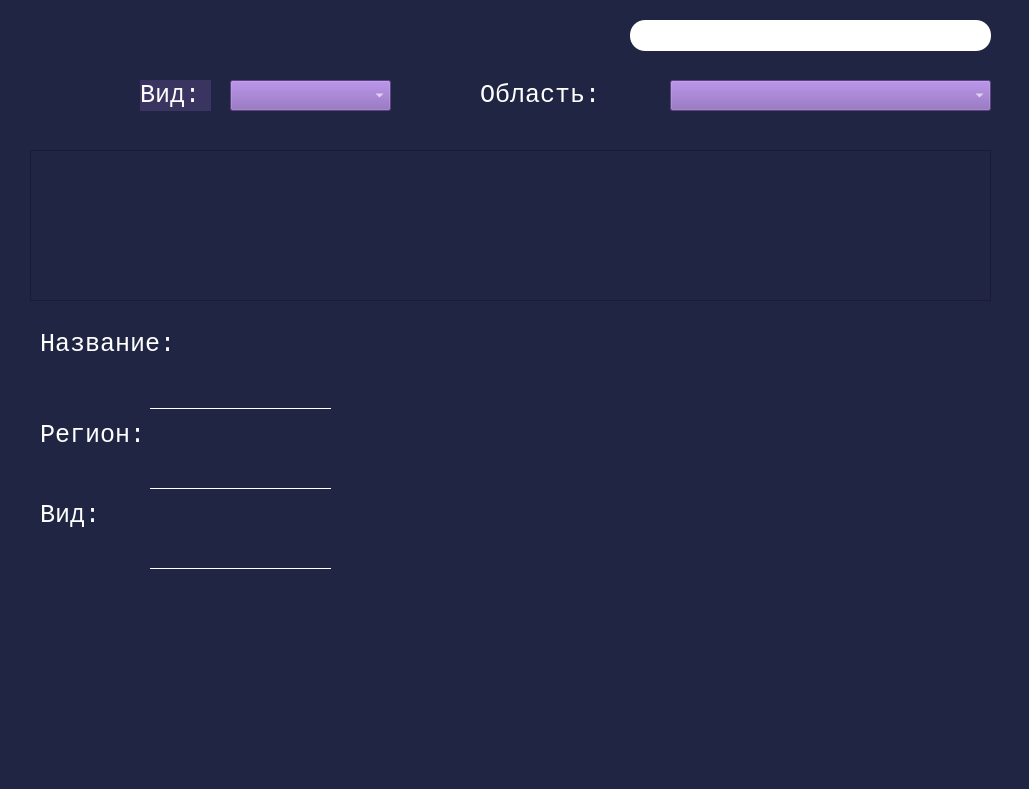
<?xml version="1.0" encoding="UTF-8"?>
<ui version="4.0">
 <class>MainWindow</class>
 <widget class="QMainWindow" name="MainWindow">
  <property name="geometry">
   <rect>
    <x>0</x>
    <y>0</y>
    <width>1029</width>
    <height>789</height>
   </rect>
  </property>
  <property name="contextMenuPolicy">
   <enum>Qt::PreventContextMenu</enum>
  </property>
  <property name="windowTitle">
   <string>Места</string>
  </property>
  <property name="styleSheet">
   <string notr="true">color:white;background: #202543;</string>
  </property>
  <widget class="QWidget" name="centralwidget">
   <widget class="QListWidget" name="listWidget">
    <property name="geometry">
     <rect>
      <x>30</x>
      <y>150</y>
      <width>961</width>
      <height>151</height>
     </rect>
    </property>
    <property name="font">
     <font>
      <family>Courier New</family>
      <pointsize>-1</pointsize>
      <weight>50</weight>
      <italic>false</italic>
      <bold>false</bold>
     </font>
    </property>
    <property name="styleSheet">
     <string notr="true">background:#202543;font-family: Courier New;
font-style: normal;
font-weight: normal;
font-size: 25px;
line-height: 34px;
/* identical to box height */


color: #FFFFFF;</string>
    </property>
   </widget>
   <widget class="QLabel" name="label">
    <property name="geometry">
     <rect>
      <x>190</x>
      <y>330</y>
      <width>321</width>
      <height>71</height>
     </rect>
    </property>
    <property name="font">
     <font>
      <family>Courier New</family>
      <pointsize>-1</pointsize>
      <weight>50</weight>
      <italic>false</italic>
      <bold>false</bold>
     </font>
    </property>
    <property name="contextMenuPolicy">
     <enum>Qt::PreventContextMenu</enum>
    </property>
    <property name="styleSheet">
     <string notr="true">font-family: Courier New;
font-style: normal;
font-weight: normal;
font-size: 25px;
line-height: 34px;
/* identical to box height */


color: #FFFFFF;</string>
    </property>
    <property name="text">
     <string/>
    </property>
    <property name="alignment">
     <set>Qt::AlignLeading|Qt::AlignLeft|Qt::AlignTop</set>
    </property>
    <property name="wordWrap">
     <bool>true</bool>
    </property>
   </widget>
   <widget class="QLabel" name="label_2">
    <property name="geometry">
     <rect>
      <x>190</x>
      <y>420</y>
      <width>321</width>
      <height>51</height>
     </rect>
    </property>
    <property name="font">
     <font>
      <family>Courier New</family>
      <pointsize>-1</pointsize>
      <weight>50</weight>
      <italic>false</italic>
      <bold>false</bold>
     </font>
    </property>
    <property name="styleSheet">
     <string notr="true">font-family: Courier New;
font-style: normal;
font-weight: normal;
font-size: 25px;
line-height: 34px;
/* identical to box height */


color: #FFFFFF;</string>
    </property>
    <property name="text">
     <string/>
    </property>
    <property name="alignment">
     <set>Qt::AlignLeading|Qt::AlignLeft|Qt::AlignVCenter</set>
    </property>
    <property name="wordWrap">
     <bool>true</bool>
    </property>
   </widget>
   <widget class="QLabel" name="label_3">
    <property name="geometry">
     <rect>
      <x>30</x>
      <y>590</y>
      <width>981</width>
      <height>131</height>
     </rect>
    </property>
    <property name="font">
     <font>
      <family>Courier New</family>
      <pointsize>-1</pointsize>
      <weight>50</weight>
      <italic>false</italic>
      <bold>false</bold>
     </font>
    </property>
    <property name="styleSheet">
     <string notr="true">font-family: Courier New;
font-style: normal;
font-weight: normal;
font-size: 25px;
line-height: 34px;
/* identical to box height */


color: #FFFFFF;background-color: rgba(0,0,0,0%);</string>
    </property>
    <property name="text">
     <string/>
    </property>
    <property name="alignment">
     <set>Qt::AlignHCenter|Qt::AlignTop</set>
    </property>
   </widget>
   <widget class="QLabel" name="label_4">
    <property name="geometry">
     <rect>
      <x>190</x>
      <y>500</y>
      <width>331</width>
      <height>41</height>
     </rect>
    </property>
    <property name="font">
     <font>
      <family>Courier New</family>
      <pointsize>-1</pointsize>
      <weight>50</weight>
      <italic>false</italic>
      <bold>false</bold>
     </font>
    </property>
    <property name="styleSheet">
     <string notr="true">font-family: Courier New;
font-style: normal;
font-weight: normal;
font-size: 25px;
line-height: 34px;
/* identical to box height */


color: #FFFFFF;</string>
    </property>
    <property name="text">
     <string/>
    </property>
   </widget>
   <widget class="QComboBox" name="comboBox">
    <property name="geometry">
     <rect>
      <x>230</x>
      <y>80</y>
      <width>161</width>
      <height>31</height>
     </rect>
    </property>
    <property name="styleSheet">
     <string notr="true">color:#ffffff;background:#845DB4;font-size:15px;font-family: Courier New;</string>
    </property>
   </widget>
   <widget class="QLabel" name="label_6">
    <property name="geometry">
     <rect>
      <x>140</x>
      <y>80</y>
      <width>71</width>
      <height>31</height>
     </rect>
    </property>
    <property name="font">
     <font>
      <family>Courier New</family>
      <pointsize>-1</pointsize>
      <weight>50</weight>
      <italic>false</italic>
      <bold>false</bold>
     </font>
    </property>
    <property name="styleSheet">
     <string notr="true">font-family: Courier New;
font-style: normal;
font-weight: normal;
font-size: 25px;
line-height: 34px;
/* identical to box height */


color: #FFFFFF;background:#3A3461</string>
    </property>
    <property name="text">
     <string>Вид:</string>
    </property>
   </widget>
   <widget class="QComboBox" name="comboBox_2">
    <property name="geometry">
     <rect>
      <x>670</x>
      <y>80</y>
      <width>321</width>
      <height>31</height>
     </rect>
    </property>
    <property name="styleSheet">
     <string notr="true">color:#ffffff;background:#845DB4;font-size:15px;font-family: Courier New;</string>
    </property>
   </widget>
   <widget class="QLabel" name="label_7">
    <property name="geometry">
     <rect>
      <x>480</x>
      <y>80</y>
      <width>151</width>
      <height>31</height>
     </rect>
    </property>
    <property name="font">
     <font>
      <family>Courier New</family>
      <pointsize>-1</pointsize>
      <weight>50</weight>
      <italic>false</italic>
      <bold>false</bold>
     </font>
    </property>
    <property name="styleSheet">
     <string notr="true">font-family: Courier New;
font-style: normal;
font-weight: normal;
font-size: 25px;
line-height: 34px;
/* identical to box height */


color: #FFFFFF;</string>
    </property>
    <property name="text">
     <string>Область:</string>
    </property>
   </widget>
   <widget class="QTextEdit" name="textEdit">
    <property name="geometry">
     <rect>
      <x>630</x>
      <y>20</y>
      <width>361</width>
      <height>31</height>
     </rect>
    </property>
    <property name="styleSheet">
     <string notr="true">background:white;border-radius:15px;color:#000000;font-size:15px;font-family: Courier New;</string>
    </property>
   </widget>
   <widget class="QLabel" name="label_8">
    <property name="geometry">
     <rect>
      <x>40</x>
      <y>330</y>
      <width>131</width>
      <height>31</height>
     </rect>
    </property>
    <property name="font">
     <font>
      <family>Courier New</family>
      <pointsize>-1</pointsize>
      <weight>50</weight>
      <italic>false</italic>
      <bold>false</bold>
     </font>
    </property>
    <property name="styleSheet">
     <string notr="true">font-family: Courier New;
font-style: normal;
font-weight: normal;
font-size: 25px;
line-height: 34px;
/* identical to box height */


color: #FFFFFF;</string>
    </property>
    <property name="text">
     <string>Название:</string>
    </property>
    <property name="alignment">
     <set>Qt::AlignLeading|Qt::AlignLeft|Qt::AlignTop</set>
    </property>
   </widget>
   <widget class="QLabel" name="label_9">
    <property name="geometry">
     <rect>
      <x>40</x>
      <y>420</y>
      <width>111</width>
      <height>31</height>
     </rect>
    </property>
    <property name="font">
     <font>
      <family>Courier New</family>
      <pointsize>-1</pointsize>
      <weight>50</weight>
      <italic>false</italic>
      <bold>false</bold>
     </font>
    </property>
    <property name="styleSheet">
     <string notr="true">font-family: Courier New;
font-style: normal;
font-weight: normal;
font-size: 25px;
line-height: 34px;
/* identical to box height */


color: #FFFFFF;</string>
    </property>
    <property name="text">
     <string>Регион:</string>
    </property>
   </widget>
   <widget class="QLabel" name="label_10">
    <property name="geometry">
     <rect>
      <x>40</x>
      <y>500</y>
      <width>111</width>
      <height>31</height>
     </rect>
    </property>
    <property name="font">
     <font>
      <family>Courier New</family>
      <pointsize>-1</pointsize>
      <weight>50</weight>
      <italic>false</italic>
      <bold>false</bold>
     </font>
    </property>
    <property name="styleSheet">
     <string notr="true">font-family: Courier New;
font-style: normal;
font-weight: normal;
font-size: 25px;
line-height: 34px;
/* identical to box height */


color: #FFFFFF;</string>
    </property>
    <property name="text">
     <string>Вид:</string>
    </property>
   </widget>
   <widget class="QLabel" name="label_12">
    <property name="geometry">
     <rect>
      <x>550</x>
      <y>320</y>
      <width>441</width>
      <height>241</height>
     </rect>
    </property>
    <property name="text">
     <string/>
    </property>
   </widget>
   <widget class="QLabel" name="label_5">
    <property name="geometry">
     <rect>
      <x>0</x>
      <y>0</y>
      <width>401</width>
      <height>391</height>
     </rect>
    </property>
    <property name="text">
     <string/>
    </property>
   </widget>
   <widget class="QLabel" name="label_11">
    <property name="geometry">
     <rect>
      <x>680</x>
      <y>410</y>
      <width>351</width>
      <height>321</height>
     </rect>
    </property>
    <property name="text">
     <string/>
    </property>
   </widget>
   <widget class="Line" name="line">
    <property name="geometry">
     <rect>
      <x>150</x>
      <y>400</y>
      <width>181</width>
      <height>16</height>
     </rect>
    </property>
    <property name="styleSheet">
     <string notr="true"/>
    </property>
    <property name="frameShadow">
     <enum>QFrame::Plain</enum>
    </property>
    <property name="orientation">
     <enum>Qt::Horizontal</enum>
    </property>
   </widget>
   <widget class="Line" name="line_2">
    <property name="geometry">
     <rect>
      <x>150</x>
      <y>480</y>
      <width>181</width>
      <height>16</height>
     </rect>
    </property>
    <property name="frameShadow">
     <enum>QFrame::Plain</enum>
    </property>
    <property name="orientation">
     <enum>Qt::Horizontal</enum>
    </property>
   </widget>
   <widget class="Line" name="line_3">
    <property name="geometry">
     <rect>
      <x>150</x>
      <y>560</y>
      <width>181</width>
      <height>16</height>
     </rect>
    </property>
    <property name="frameShadow">
     <enum>QFrame::Plain</enum>
    </property>
    <property name="orientation">
     <enum>Qt::Horizontal</enum>
    </property>
   </widget>
   <zorder>label_11</zorder>
   <zorder>label_12</zorder>
   <zorder>label_5</zorder>
   <zorder>listWidget</zorder>
   <zorder>label</zorder>
   <zorder>label_2</zorder>
   <zorder>label_3</zorder>
   <zorder>label_4</zorder>
   <zorder>comboBox</zorder>
   <zorder>label_6</zorder>
   <zorder>comboBox_2</zorder>
   <zorder>label_7</zorder>
   <zorder>textEdit</zorder>
   <zorder>label_8</zorder>
   <zorder>label_9</zorder>
   <zorder>label_10</zorder>
   <zorder>line</zorder>
   <zorder>line_2</zorder>
   <zorder>line_3</zorder>
  </widget>
  <widget class="QMenuBar" name="menubar">
   <property name="geometry">
    <rect>
     <x>0</x>
     <y>0</y>
     <width>1029</width>
     <height>26</height>
    </rect>
   </property>
  </widget>
  <widget class="QStatusBar" name="statusbar"/>
 </widget>
 <resources/>
 <connections/>
</ui>
